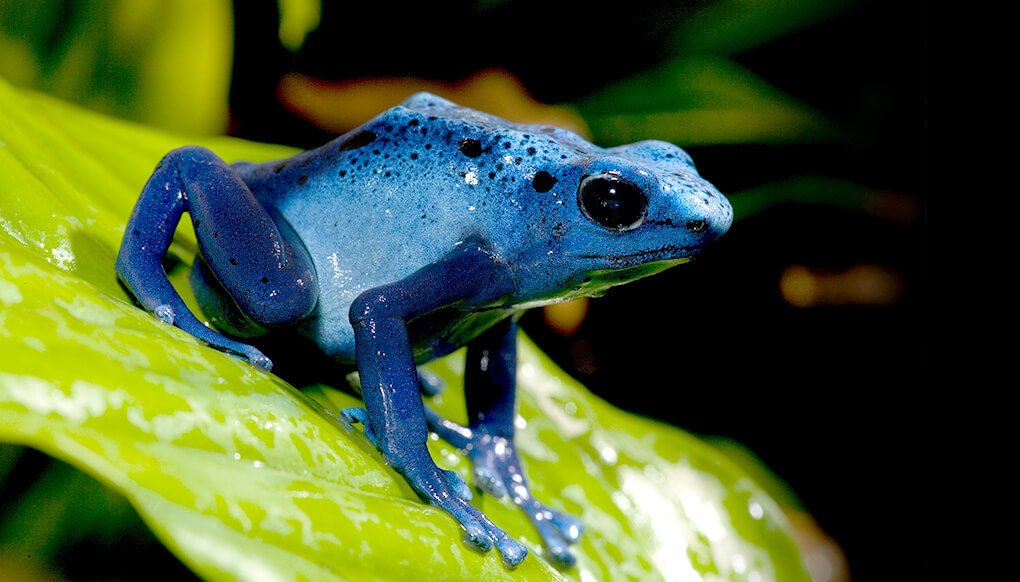
%> input picture archive/shutterstock.jpg, 1020 x 582 px
$ octave img_to_unicode_color.m   (GNU Octave 9; MATLAB toolbox functions it lacks are replaced by stand-ins)
%> lines starting %> are read from the running program, lines starting %| are printed output that depends on the picture
img = imread('shutterstock.jpg');
%> img is the input picture: size 582x1020x3 uint8; mean R, G, B 67.9, 86.9, 47.4
gray = rgb2gray(img);
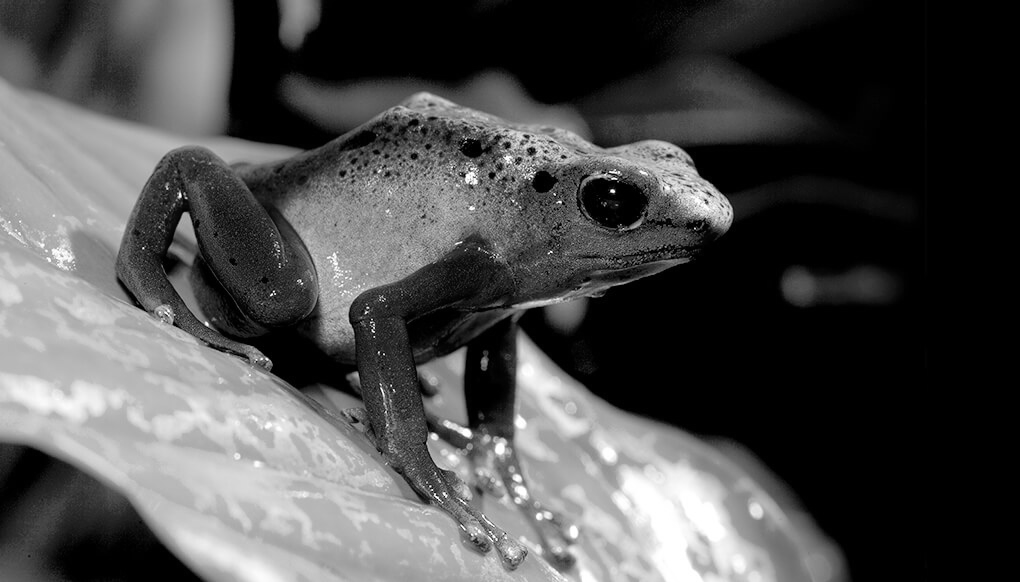
%> gray: size 582x1020 uint8; min 0, max 255, mean 76.7
[H, W] = size(gray);
%> H = 582; W = 1020
gray2 = imresize(gray, [1024, (1024 * (W/H) * 1.6)]);
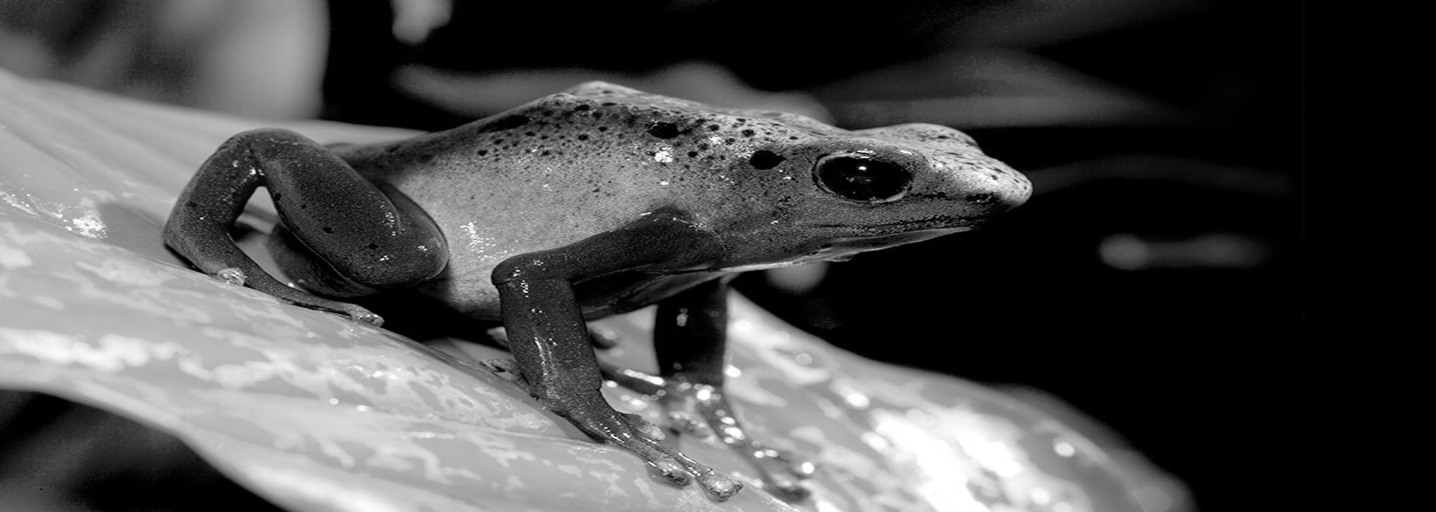
%> gray2: size 1024x2872 uint8 (shown at 1/2 size); min 0, max 255, mean 76.7
[r, c] = size(gray2);
%> r = 1024; c = 2872
img2 = imresize(img, [r, c]);
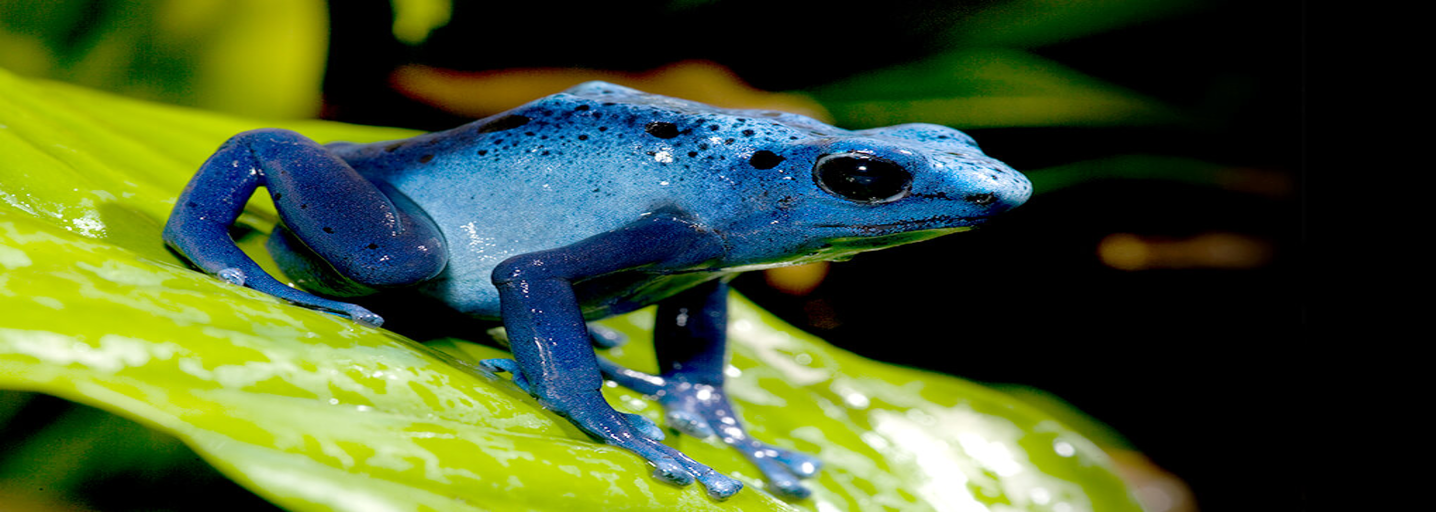
%> img2: size 1024x2872x3 uint8 (shown at 1/2 size); mean R, G, B 67.9, 86.9, 47.4
gradient_chars = {'█', '▓', '▒', '░', '&nbsp;'};
unicode_str = cell(r, 1);

%> (the run ends here)
